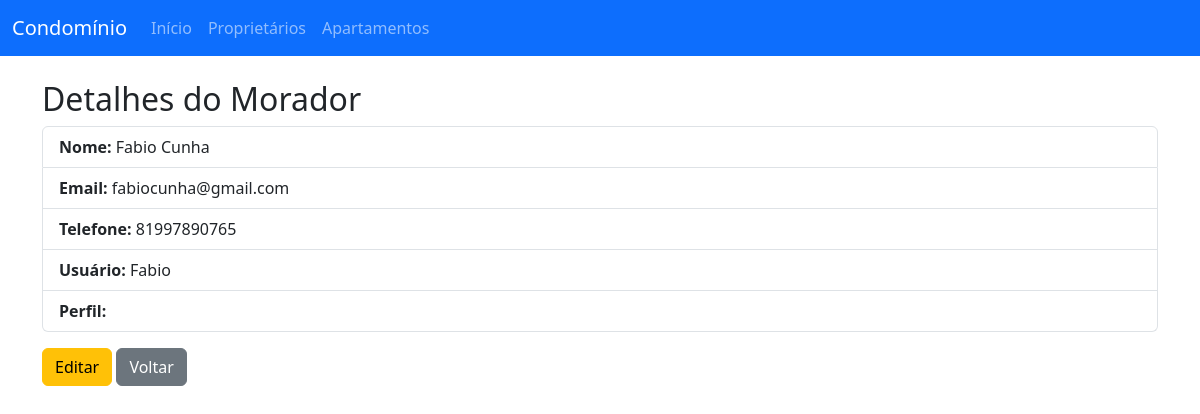
Screenshot of /moradores/morador/7/ with the database file from the repository.
### usuarios/models.py (models this page shows, shortened)
class Usuario(AbstractUser):
    PERFIS = (
        ('sindico', 'Síndico'),
        ('porteiro', 'Porteiro'),
        ('morador', 'Morador'),
        ('proprietario', 'Proprietário'),
    )
    perfil = models.CharField(max_length=20, choices=PERFIS)

### moradores/models.py (models this page shows, shortened)
class Morador(Usuario):
    apartamento = models.ForeignKey(Apartamento, on_delete=models.PROTECT, related_name="morador_apartamento")
    telefone = models.CharField(max_length=20)
    data_nascimento = models.DateField(blank=True, null=True)
    data_criacao = models.DateTimeField(auto_now_add=True)
    data_atualizacao = models.DateTimeField(auto_now=True)
    class Meta:
        verbose_name = "Morador"
        verbose_name_plural = "Moradores"

### moradores/views.py (the view)
# urls.py: path('morador/<int:pk>/', MoradorDetailView.as_view(), name='morador_detail'),
class MoradorDetailView(DetailView):
    model = Morador
    template_name = "moradores/morador_detail.html"
    context_object_name = "morador"

### moradores/templates/moradores/morador_detail.html (shortened to what this page needs)
{% extends 'moradores/base.html' %}
{% block content %}
<h2>Detalhes do Morador</h2>
<ul class="list-group mb-3">
    <li class="list-group-item"><strong>Nome:</strong> {{ morador.first_name }} {{ morador.last_name }}</li>
    <li class="list-group-item"><strong>Email:</strong> {{ morador.email }}</li>
    <li class="list-group-item"><strong>Telefone:</strong> {{ morador.telefone }}</li>
    <li class="list-group-item"><strong>Usuário:</strong> {{ morador.username }}</li>
    <li class="list-group-item"><strong>Perfil:</strong> {{ morador.get_perfil_display }}</li>
</ul>
<a href="{% url 'morador_update' morador.pk %}" class="btn btn-warning">Editar</a>
<a href="{% url 'morador_list' %}" class="btn btn-secondary">Voltar</a>
{% endblock %}

### rows the page displays
Usuario: first_name "Fabio", last_name "Cunha", email "fabiocunha@gmail.com", username "Fabio"
Morador: telefone "81997890765"
